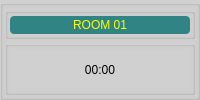
    <widget class="QGroupBox" name="groupBox">
     <property name="styleSheet">
      <string notr="true">background-color: rgb(208, 208, 208);</string>
     </property>
     <property name="title">
      <string/>
     </property>
     <layout class="QVBoxLayout" name="verticalLayout_3">
      <property name="spacing">
       <number>2</number>
      </property>
      <property name="margin">
       <number>2</number>
      </property>
      <item>
       <widget class="QGroupBox" name="groupBox_2">
        <property name="sizePolicy">
         <sizepolicy hsizetype="Preferred" vsizetype="Preferred">
          <horstretch>0</horstretch>
          <verstretch>1</verstretch>
         </sizepolicy>
        </property>
        <property name="title">
         <string/>
        </property>
        <layout class="QVBoxLayout" name="verticalLayout_23">
         <property name="spacing">
          <number>2</number>
         </property>
         <property name="margin">
          <number>2</number>
         </property>
         <item>
          <widget class="QLabel" name="label">
           <property name="styleSheet">
            <string notr="true">background-color: rgb(48, 132, 132);
color: rgb(255, 255, 0);
border-radius: 4px;
font: 12pt &quot;Alef&quot;;</string>
           </property>
           <property name="text">
            <string>ROOM 01</string>
           </property>
           <property name="alignment">
            <set>Qt::AlignCenter</set>
           </property>
          </widget>
         </item>
        </layout>
       </widget>
      </item>
      <item>
       <widget class="QGroupBox" name="box1">
        <property name="sizePolicy">
         <sizepolicy hsizetype="Preferred" vsizetype="Preferred">
          <horstretch>0</horstretch>
          <verstretch>3</verstretch>
         </sizepolicy>
        </property>
        <property name="font">
         <font>
          <pointsize>15</pointsize>
         </font>
        </property>
        <property name="title">
         <string/>
        </property>
        <property name="alignment">
         <set>Qt::AlignCenter</set>
        </property>
        <layout class="QVBoxLayout" name="verticalLayout">
         <property name="spacing">
          <number>2</number>
         </property>
         <property name="margin">
          <number>2</number>
         </property>
         <item>
          <widget class="QLabel" name="label1">
           <property name="sizePolicy">
            <sizepolicy hsizetype="Preferred" vsizetype="Preferred">
             <horstretch>0</horstretch>
             <verstretch>4</verstretch>
            </sizepolicy>
           </property>
           <property name="styleSheet">
            <string notr="true">font: 26pt &quot;MS Shell Dlg 2&quot;;</string>
           </property>
           <property name="text">
            <string>00:00</string>
           </property>
           <property name="alignment">
            <set>Qt::AlignCenter</set>
           </property>
          </widget>
         </item>
        </layout>
       </widget>
      </item>
     </layout>
    </widget>
